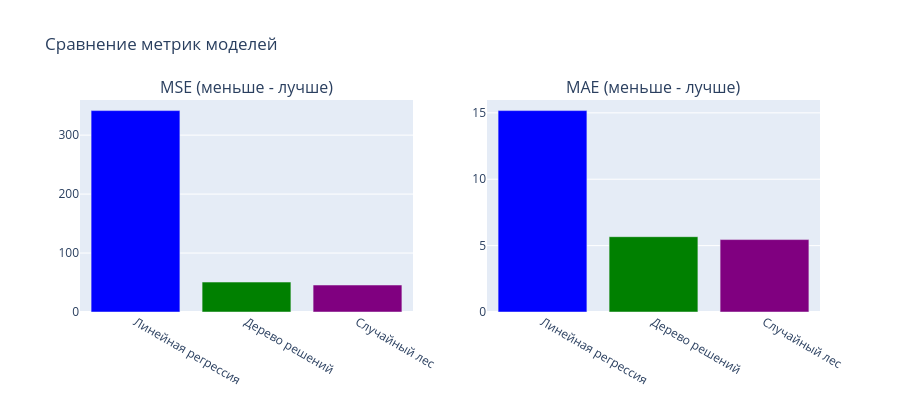

The code cell stored with this chart in its notebook:
### Markdown cell above
## Сравнение метрик

### Code cell
# Создаем DataFrame для сравнения
metrics_df = pd.DataFrame({
    'Модель': ['Линейная регрессия', 'Дерево решений', 'Случайный лес'],
    'MSE': [mse_linreg, mse_tree, mse_forest],
    'MAE': [mae_linreg, mae_tree, mae_forest]
})

print("\n=== Сводная таблица метрик ===")
print(metrics_df.to_string(index=False))

# Визуализация метрик
fig = make_subplots(
    rows=1, cols=2,
    subplot_titles=('MSE (меньше - лучше)', 'MAE (меньше - лучше)')
)

fig.add_trace(
    go.Bar(x=metrics_df['Модель'], y=metrics_df['MSE'], name='MSE',
           marker=dict(color=['blue', 'green', 'purple'])),
    row=1, col=1
)

fig.add_trace(
    go.Bar(x=metrics_df['Модель'], y=metrics_df['MAE'], name='MAE',
           marker=dict(color=['blue', 'green', 'purple'])),
    row=1, col=2
)

fig.update_layout(height=400, showlegend=False, title_text="Сравнение метрик моделей")
fig.show()

### Figure 1 — Plotly figure (JSON) as saved in the notebook; plotly's stock layout.template omitted (floating-point values rounded to 4 significant figures)
{"data": [{"marker": {"color": ["blue", "green", "purple"]}, "name": "MSE", "type": "bar", "x": ["Линейная регрессия", "Дерево решений", "Случайный лес"], "xaxis": "x", "y": [341.7, 50.78, 45.76], "yaxis": "y"}, {"marker": {"color": ["blue", "green", "purple"]}, "name": "MAE", "type": "bar", "x": ["Линейная регрессия", "Дерево решений", "Случайный лес"], "xaxis": "x2", "y": [15.17, 5.671, 5.454], "yaxis": "y2"}], "layout": {"annotations": [{"font": {"size": 16}, "showarrow": false, "text": "MSE (меньше - лучше)", "x": 0.225, "xanchor": "center", "xref": "paper", "y": 1, "yanchor": "bottom", "yref": "paper"}, {"font": {"size": 16}, "showarrow": false, "text": "MAE (меньше - лучше)", "x": 0.775, "xanchor": "center", "xref": "paper", "y": 1, "yanchor": "bottom", "yref": "paper"}], "height": 400, "showlegend": false, "title": {"text": "Сравнение метрик моделей"}, "xaxis": {"anchor": "y", "domain": [0, 0.45]}, "xaxis2": {"anchor": "y2", "domain": [0.55, 1]}, "yaxis": {"anchor": "x", "domain": [0, 1]}, "yaxis2": {"anchor": "x2", "domain": [0, 1]}}}
